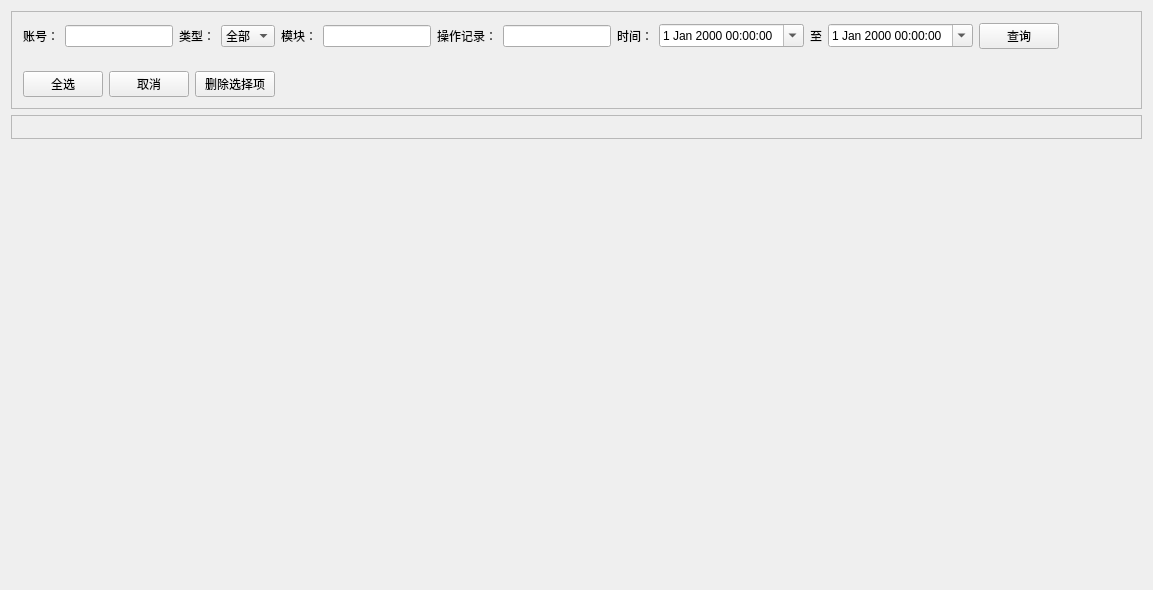
<?xml version="1.0" encoding="UTF-8"?>
<ui version="4.0">
 <class>Admin_LogManage</class>
 <widget class="QWidget" name="Admin_LogManage">
  <property name="geometry">
   <rect>
    <x>0</x>
    <y>0</y>
    <width>1153</width>
    <height>590</height>
   </rect>
  </property>
  <property name="windowTitle">
   <string>Widget_Log_Manage</string>
  </property>
  <layout class="QVBoxLayout" name="verticalLayout">
   <item>
    <widget class="QFrame" name="frame_Bar">
     <property name="frameShape">
      <enum>QFrame::StyledPanel</enum>
     </property>
     <property name="frameShadow">
      <enum>QFrame::Raised</enum>
     </property>
     <layout class="QVBoxLayout" name="verticalLayout_2">
      <property name="spacing">
       <number>0</number>
      </property>
      <property name="leftMargin">
       <number>0</number>
      </property>
      <property name="topMargin">
       <number>0</number>
      </property>
      <property name="rightMargin">
       <number>0</number>
      </property>
      <property name="bottomMargin">
       <number>0</number>
      </property>
      <item>
       <widget class="QWidget" name="widget" native="true">
        <layout class="QHBoxLayout" name="horizontalLayout">
         <item>
          <widget class="QLabel" name="label">
           <property name="text">
            <string>账号：</string>
           </property>
          </widget>
         </item>
         <item>
          <widget class="QLineEdit" name="lineEdit_Account">
           <property name="sizePolicy">
            <sizepolicy hsizetype="Preferred" vsizetype="Fixed">
             <horstretch>0</horstretch>
             <verstretch>0</verstretch>
            </sizepolicy>
           </property>
          </widget>
         </item>
         <item>
          <widget class="QLabel" name="label_2">
           <property name="text">
            <string>类型：</string>
           </property>
          </widget>
         </item>
         <item>
          <widget class="QComboBox" name="comboBox_Type">
           <item>
            <property name="text">
             <string>全部</string>
            </property>
           </item>
          </widget>
         </item>
         <item>
          <widget class="QLabel" name="label_3">
           <property name="text">
            <string>模块：</string>
           </property>
          </widget>
         </item>
         <item>
          <widget class="QLineEdit" name="lineEdit_Model">
           <property name="sizePolicy">
            <sizepolicy hsizetype="Preferred" vsizetype="Fixed">
             <horstretch>0</horstretch>
             <verstretch>0</verstretch>
            </sizepolicy>
           </property>
          </widget>
         </item>
         <item>
          <widget class="QLabel" name="label_4">
           <property name="text">
            <string>操作记录：</string>
           </property>
          </widget>
         </item>
         <item>
          <widget class="QLineEdit" name="lineEdit_OpLog">
           <property name="sizePolicy">
            <sizepolicy hsizetype="Preferred" vsizetype="Fixed">
             <horstretch>0</horstretch>
             <verstretch>0</verstretch>
            </sizepolicy>
           </property>
          </widget>
         </item>
         <item>
          <widget class="QLabel" name="label_5">
           <property name="text">
            <string>时间：</string>
           </property>
          </widget>
         </item>
         <item>
          <widget class="QDateTimeEdit" name="dateTimeEdit_Begin">
           <property name="calendarPopup">
            <bool>true</bool>
           </property>
          </widget>
         </item>
         <item>
          <widget class="QLabel" name="label_6">
           <property name="text">
            <string>至</string>
           </property>
          </widget>
         </item>
         <item>
          <widget class="QDateTimeEdit" name="dateTimeEdit_End">
           <property name="calendarPopup">
            <bool>true</bool>
           </property>
          </widget>
         </item>
         <item>
          <widget class="QPushButton" name="pushButton_Query">
           <property name="text">
            <string>查询</string>
           </property>
          </widget>
         </item>
         <item>
          <spacer name="horizontalSpacer">
           <property name="orientation">
            <enum>Qt::Horizontal</enum>
           </property>
           <property name="sizeHint" stdset="0">
            <size>
             <width>40</width>
             <height>20</height>
            </size>
           </property>
          </spacer>
         </item>
        </layout>
       </widget>
      </item>
      <item>
       <widget class="QWidget" name="widget_2" native="true">
        <layout class="QHBoxLayout" name="horizontalLayout_2">
         <item>
          <widget class="QPushButton" name="pushButton_SelectAll">
           <property name="text">
            <string>全选</string>
           </property>
          </widget>
         </item>
         <item>
          <widget class="QPushButton" name="pushButton_Cancel">
           <property name="text">
            <string>取消</string>
           </property>
          </widget>
         </item>
         <item>
          <widget class="QPushButton" name="pushButton_DelSel">
           <property name="text">
            <string>删除选择项</string>
           </property>
          </widget>
         </item>
         <item>
          <spacer name="horizontalSpacer_2">
           <property name="orientation">
            <enum>Qt::Horizontal</enum>
           </property>
           <property name="sizeHint" stdset="0">
            <size>
             <width>40</width>
             <height>20</height>
            </size>
           </property>
          </spacer>
         </item>
        </layout>
       </widget>
      </item>
     </layout>
    </widget>
   </item>
   <item>
    <widget class="QFrame" name="frame_Content">
     <property name="frameShape">
      <enum>QFrame::StyledPanel</enum>
     </property>
     <property name="frameShadow">
      <enum>QFrame::Raised</enum>
     </property>
     <layout class="QGridLayout" name="gridLayout">
      <item row="0" column="0">
       <widget class="Widget_DataGrid_Pa" name="widget_DataGrid" native="true"/>
      </item>
     </layout>
    </widget>
   </item>
   <item>
    <spacer name="verticalSpacer">
     <property name="orientation">
      <enum>Qt::Vertical</enum>
     </property>
     <property name="sizeHint" stdset="0">
      <size>
       <width>20</width>
       <height>40</height>
      </size>
     </property>
    </spacer>
   </item>
  </layout>
 </widget>
 <layoutdefault spacing="6" margin="11"/>
 <customwidgets>
  <customwidget>
   <class>Widget_DataGrid_Pa</class>
   <extends>QWidget</extends>
   <header>component/widget_datagrid_pa.h</header>
   <container>1</container>
  </customwidget>
 </customwidgets>
 <resources/>
 <connections/>
</ui>
